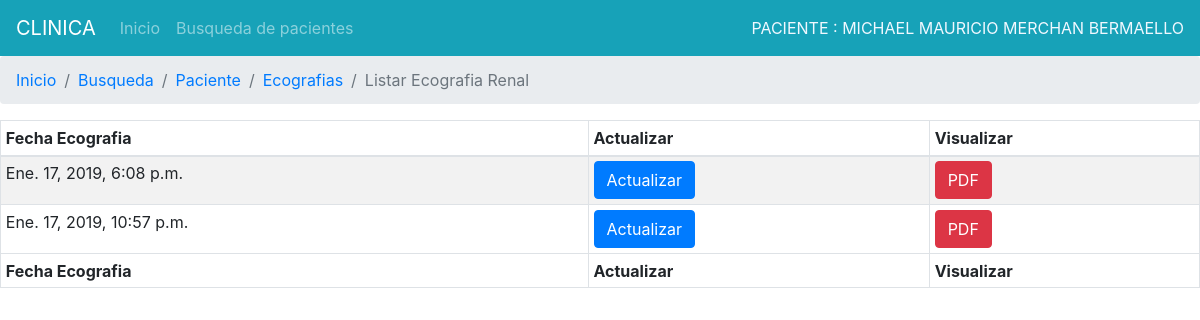
Screenshot of /registros/ecorenal/listar/1 with the database file from the repository.
### Registros/models.py (models this page shows, shortened)
class Paciente(models.Model):
	cedula=models.CharField(max_length=13,unique=True,verbose_name='Cedula de indentidad')
	nombre1=models.CharField(max_length=50,verbose_name='Primer nombre')
	nombre2=models.CharField(max_length=50,verbose_name='Segundo nombre')
	apellPadre=models.CharField(max_length=50,verbose_name='Apellido paterno')
	apellMadre=models.CharField(max_length=50,verbose_name='Apellido materno')
	sexo=models.CharField(max_length=2,choices=(('F', 'Femenino'),('M', 'Masculino'),))
	direccion=models.CharField(max_length=100,verbose_name='DIRECCION DOMICILIARIA')
	fechNacimiento=models.DateField('fecha de naciemiento',default=timezone.now)
	lugarNacimiento=models.CharField(max_length=100,verbose_name='LUGAR DE NACIMIENTO')
	nacionalidad=models.CharField(max_length=100,verbose_name='NACIONALIDAD')
	grupoCultural=models.CharField(max_length=100,verbose_name='GRUPO CULTURAL')
	estadoCivil=models.CharField(max_length=3,choices=(('SOL', 'Soltero'),('CAS', 'Casado'),('DIV', 'Divorciado'),('VIU', 'Viudo'),('UNL', 'Unión libre')))
	instruccion=models.CharField(max_length=100,verbose_name='INSTRUCION EDUCATIVA')
	ocupacion=models.CharField(max_length=100,verbose_name='OCUPACION')
	empresa=models.CharField(max_length=100,verbose_name='EMPRESA')
	tipo_sangre=models.CharField(max_length=100,verbose_name='TIPO DE SANGRE')
	tipo_seguro=models.CharField(max_length=100,verbose_name='TIPO DE SEGURIDAD')
	telefono=models.CharField(max_length=9,verbose_name='Telefono del paciente')
	celular=models.CharField(max_length=10,verbose_name='Celular del paciente')
	correo=models.EmailField(verbose_name='Correo del paciente')
	pariente=models.CharField(max_length=100,verbose_name='NOMBRE PARIENTE')
	parentesco=models.CharField(max_length=100,verbose_name='Parentesco')
	telefono_pariente=models.CharField(max_length=9,verbose_name='Telefono del pariente')
	celular_pariente=models.CharField(max_length=10,verbose_name='Celular del referido')
	foto=models.ImageField(upload_to='fotos', null=True,blank=True)
	fech_creado=models.DateTimeField(auto_now_add=True,verbose_name='Fecha de admision')
	fech_actualizado=models.DateTimeField(auto_now=True,verbose_name='FECHA DE ACTUALIZACION')
	def __str__(self):
		return self.apellPadre+' '+self.apellMadre+' '+self.nombre1+' '+self.nombre2

class ecografiaRenal(models.Model):
	paciente = models.ForeignKey(Paciente, on_delete=models.CASCADE,verbose_name='PACIENTE')
	motivoExamen=models.CharField(max_length=500,verbose_name='MOTIVO DEL EXAMEN')
	movilidad_riñonder=models.CharField(max_length=20,choices=(('NORMAL', 'Normal'),('ANORMAL', 'Anormal')))
	movilidad_riñonizq=models.CharField(max_length=20,choices=(('NORMAL', 'Normal'),('ANORMAL', 'Anormal')))
	ecogenicidad_riñonder=models.CharField(max_length=20,choices=(('NORMAL', 'Normal'),('AUMENTADA', 'Aumentada'),('DISMINUIDA', 'Disminuida')))
	ecogenicidad_riñonizq=models.CharField(max_length=20,choices=(('NORMAL', 'Normal'),('AUMENTADA', 'Aumentada'),('DISMINUIDA', 'Disminuida')))
	medidalongitud_riñonder=models.DecimalField(max_digits=10, decimal_places=2,verbose_name='Longitudinal(mm)')
	medidalongitud_riñonizq=models.DecimalField(max_digits=10, decimal_places=2,verbose_name='Longitudinal(mm)')
	medidaparenquima_riñonder=models.DecimalField(max_digits=10, decimal_places=2,verbose_name='Parenquima(mm)')
	medidaparenquima_riñonizq=models.DecimalField(max_digits=10, decimal_places=2,verbose_name='Parenquima(mm)')
	imgExpansivas_solidasder=models.CharField(max_length=2,choices=(('NO', 'No'),('SI', 'Si')))
	imgExpansivas_solidasizq=models.CharField(max_length=2,choices=(('NO', 'No'),('SI', 'Si')))
	imgExpansivas_quisticasder=models.CharField(max_length=2,choices=(('NO', 'No'),('SI', 'Si')))
	imgExpansivas_quisticasizq=models.CharField(max_length=2,choices=(('NO', 'No'),('SI', 'Si')))
	hidronefrosisder=models.DecimalField(max_digits=10, decimal_places=2,verbose_name='Hidronefrosis(mm)')
	hidronefrosisizq=models.DecimalField(max_digits=10, decimal_places=2,verbose_name='Hidronefrosis(mm)')
	microlitiasisder=models.DecimalField(max_digits=10, decimal_places=2,verbose_name='Microlitiasis(mm)')
	microlitiasisizq=models.DecimalField(max_digits=10, decimal_places=2,verbose_name='Microlitiasis(mm)')
	calculo_der=models.DecimalField(max_digits=10, decimal_places=2,verbose_name='Calculos(mm)')
	calculo_izq=models.DecimalField(max_digits=10, decimal_places=2,verbose_name='Calculos(mm)')
	descripcionder=models.CharField(max_length=500,verbose_name='DESCRIPCION')
	descripciondizq=models.CharField(max_length=500,verbose_name='DESCRIPCION')
	replecion=models.CharField(max_length=20,choices=(('NORMAL', 'Normal'),('MINIMO', 'Minimo'),('EXCESIVA', 'Excesova')))
	paredes=models.CharField(max_length=20,choices=(('NORMAL', 'Normal'),('DELGADA', 'Delgada'),('ENGROSADA', 'Engrosada')))
	contenidoAnecoico=models.CharField(max_length=200,verbose_name='Conteniso anecoico')
	imgExpansivasvegiga=models.CharField(max_length=200,verbose_name='Imagenes expansivas')
	calculointerior=models.CharField(max_length=200,verbose_name='Calculos en su interior')
	volpremicional=models.DecimalField(max_digits=10, decimal_places=2,verbose_name='volpremicional(cc)')
	volpostmiccional=models.DecimalField(max_digits=10, decimal_places=2,verbose_name='volpostmiccional(cc)')
	retencion=models.DecimalField(max_digits=10, decimal_places=2,verbose_name='retencion(cc)')
	descripcionveg=models.CharField(max_length=500,verbose_name='DESCRIPCION')
	observaciones=models.CharField(max_length=200,verbose_name='OBSERBACIONES')
	presuncionDiagnostico=models.CharField(max_length=500,verbose_name='PRESUNCION_DIAGNOSTICA')
	fech_informe=models.DateTimeField(auto_now_add=True,verbose_name='FECHA INFORME ECOGRAFICO RENAL')
	fech_actualizado=models.DateTimeField(auto_now=True,verbose_name='FECHA DE ACTUALIZACION')
	encargado = models.CharField(max_length=30,verbose_name='ENCARGADO',blank=True,null=True)
	def __str__(self):
		return str(self.paciente)+' '+str(self.fech_informe)

### Registros/views.py (the view)
# urls.py: path('ecorenal/listar/<pk>', views.Listecorenal.as_view(),name='listar_ecorenal'),
class Listecorenal(DetailView):
    model = Paciente
    template_name='registros/listar_ecos/listar_ecorenal.html'
    def get_context_data(self, **kwargs):
        context = super().get_context_data(**kwargs)
        parametro = self.kwargs.get('pk',None)
        analisis = ecografiaRenal.objects.filter(paciente__id=parametro)
        context['analisis']=analisis
        print(context)
        return context

### Registros/templates/registros/listar_ecos/listar_ecorenal.html (shortened to what this page needs)
{%extends "registros/base_listar.html"%}
{% block tipoeco %}
<li class="breadcrumb-item"><a href="{% url 'registros:ecografia' ident=paciente.pk %}">Ecografias</a></li>
<li class="breadcrumb-item active" aria-current="page">Listar Ecografia Renal</li>
{% endblock %}
{% block content %}
<table id="dtDynamicVerticalScrollExample" class="table table-striped table-bordered table-sm" cellspacing="0" width="100%">
    <thead>
      <tr>
        <th class="th-sm">Fecha Ecografia
        </th>
        <th class="th-sm">Actualizar
        </th>
        <th class="th-sm">Visualizar
            </th>
      </tr>
    </thead>
    <tbody>
        {% for list in analisis %}
        <tr>
            <td>{{list.fech_informe}}</td>
            <td><a class="btn btn-primary" href="#">Actualizar</a></td>
            <td><a class="btn btn-danger" href="#">PDF</a></td>
        </tr>
        {%endfor%}
    </tbody>
    <tfoot>
        <tr>
            <th>Fecha Ecografia</th>
            <th>Actualizar</th>
            <th>Visualizar</th>
        </tr>
    </tfoot>
  </table>
{% endblock %}

### Registros/templates/registros/base_listar.html (shortened to what this page needs)
{% extends 'registros/base.html' %}
{% load crispy_forms_tags %}
{% block principal %}
<li class="nav-item">
  <a class="nav-link" href="{% url 'registros:index'%}">Inicio</a>
</li>
<li class="nav-item">
  <a class="nav-link" href="{% url 'registros:buscar'%}">Busqueda de pacientes</a>
</li>
{% endblock %}
{%block derecha%}
<div style="color:aliceblue">PACIENTE : {{paciente.nombre1}}&nbsp{{paciente.nombre2}}&nbsp{{paciente.apellPadre}}&nbsp{{paciente.apellMadre}}
</div>
{%endblock%}
{% block lista %}
<li class="breadcrumb-item"><a href="{% url 'registros:index'%}">Inicio</a></li>
<li class="breadcrumb-item"><a href="{% url 'registros:buscar'%}">Busqueda</a></li>
<li class="breadcrumb-item"><a href="{% url 'registros:paciente' ident=paciente.pk %}">Paciente</a></li>
{% block tipoeco %}{% endblock %}
{% endblock %}

### rows the page displays
Paciente: nombre1 "MICHAEL", nombre2 "MAURICIO", apellPadre "MERCHAN", apellMadre "BERMAELLO"
ecografiaRenal: fech_informe "Ene. 17, 2019, 6:08 p.m."
ecografiaRenal: fech_informe "Ene. 17, 2019, 10:57 p.m."
